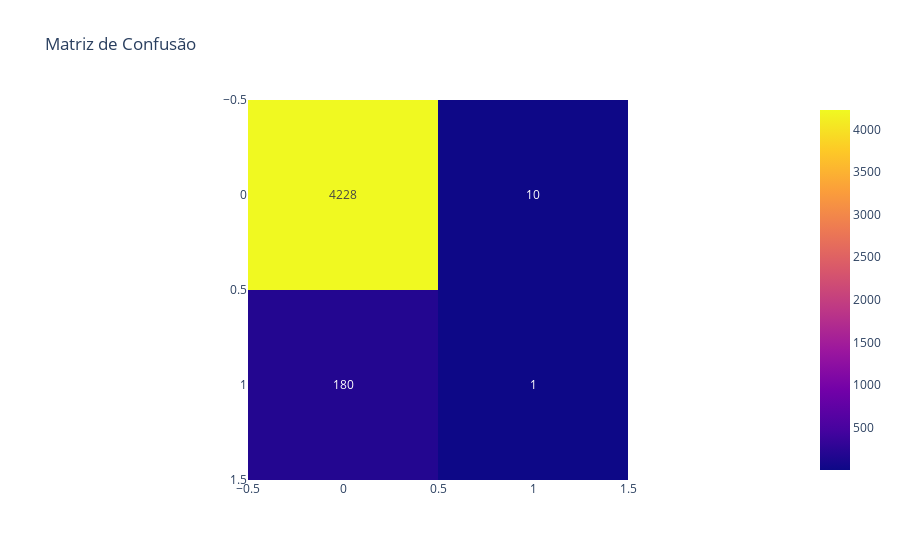

The cell this chart's notebook holds for it:
### Code cell
import plotly.express as px

fig = px.imshow(cm, text_auto=True, title="Matriz de Confusão")
fig.show()

### Figure 1 — Plotly figure (JSON) as saved in the notebook; plotly's stock layout.template omitted (floating-point values rounded to 4 significant figures)
{"data": [{"coloraxis": "coloraxis", "name": "0", "texttemplate": "%{z}", "z": [[4228, 10], [180, 1]], "type": "heatmap", "xaxis": "x", "yaxis": "y", "hovertemplate": "x: %{x}<br>y: %{y}<br>color: %{z}<extra></extra>"}], "layout": {"xaxis": {"anchor": "y", "domain": [0.0, 1.0], "scaleanchor": "y", "constrain": "domain"}, "yaxis": {"anchor": "x", "domain": [0.0, 1.0], "autorange": "reversed", "constrain": "domain"}, "coloraxis": {"colorscale": [[0.0, "#0d0887"], [0.1111, "#46039f"], [0.2222, "#7201a8"], [0.3333, "#9c179e"], [0.4444, "#bd3786"], [0.5556, "#d8576b"], [0.6667, "#ed7953"], [0.7778, "#fb9f3a"], [0.8889, "#fdca26"], [1.0, "#f0f921"]]}, "title": {"text": "Matriz de Confusão"}}}
